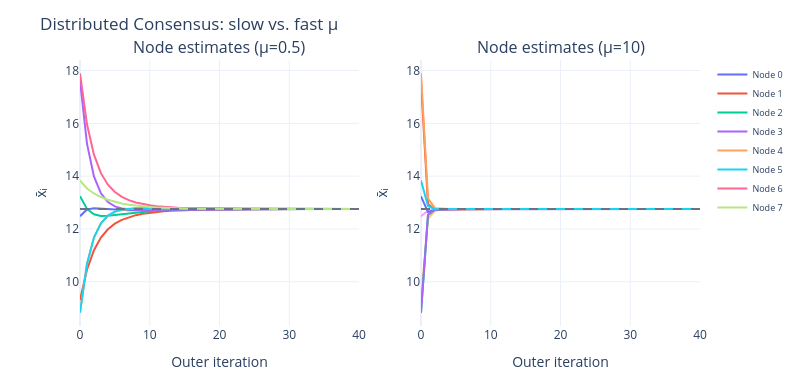

The notebook cell this image was saved under:
### Code cell
fig = make_subplots(rows=1, cols=2,
                    subplot_titles=["Node estimates (μ=0.5)", "Node estimates (μ=10)"])

for mu, col in [(0.5, 1), (10.0, 2)]:
    hist = consensus_results[mu]
    for i in range(N):
        fig.add_trace(go.Scatter(
            x=list(range(hist.shape[0])), y=hist[:, i],
            mode="lines", name=f"Node {i}" if col == 1 else None,
            showlegend=(col == 1),
        ), row=1, col=col)
    fig.add_hline(y=global_mean, line_dash="dash", line_color="#6b7280",
                  row=1, col=col)

for col in [1, 2]:
    fig.update_xaxes(title_text="Outer iteration", row=1, col=col)
    fig.update_yaxes(title_text="x̄ᵢ", row=1, col=col)

fig.update_layout(template="plotly_white", width=800, height=380,
                  title="Distributed Consensus: slow vs. fast μ",
                  margin=dict(t=60, b=40),
                  legend=dict(x=1.02, y=1, font=dict(size=9)))
fig.show()
